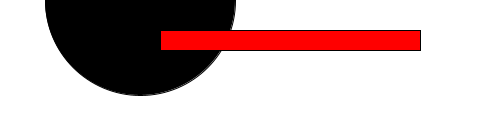
Frame 1 (no input)
Frame 60 (the mouse pressed at the canvas centre just before this capture): identical to frame 1, image omitted
Frame 120 (the mouse held since frame 60 and released just before this capture): identical to frame 1, image omitted

The Processing sketch that drew this single still picture (run headless with seeded random() and noise(); from frame 60 on, the mouse is pressed at the canvas centre):

// Processing sketch: week3_2_Color_Opacity
// ── week3_2_Color_Opacity.pde
// Drawing arc
void setup() {
  size(480, 120);
}

void draw() {
  background(255);

  
  // The ellipse draws on top of the rectangle
  // because it comes after in the code
  fill(0);
  ellipse(140, 0, 190, 190);
  
  fill(255,0,0);
  rect(160, 30, 260, 20);
}
